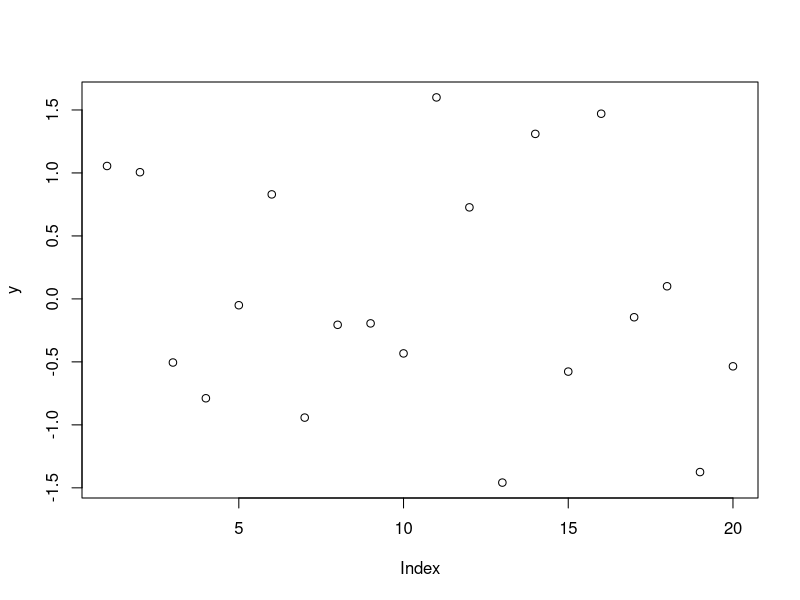
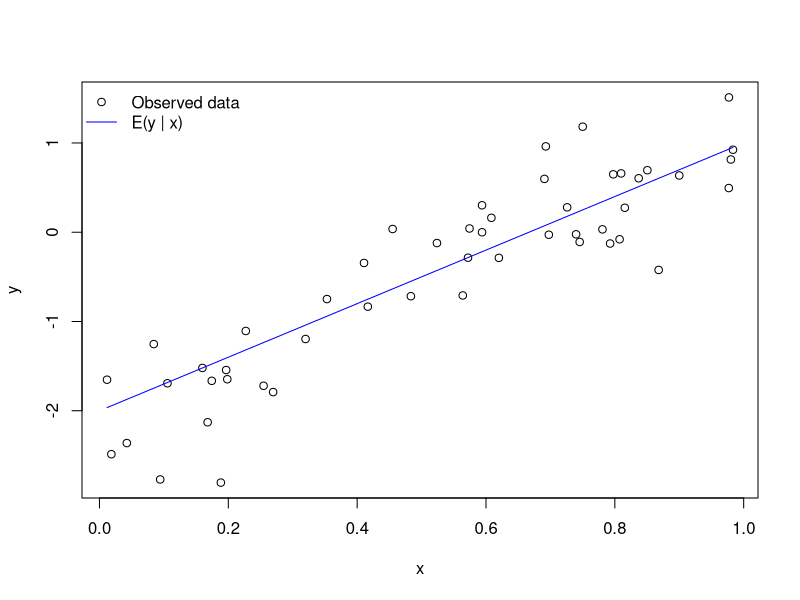
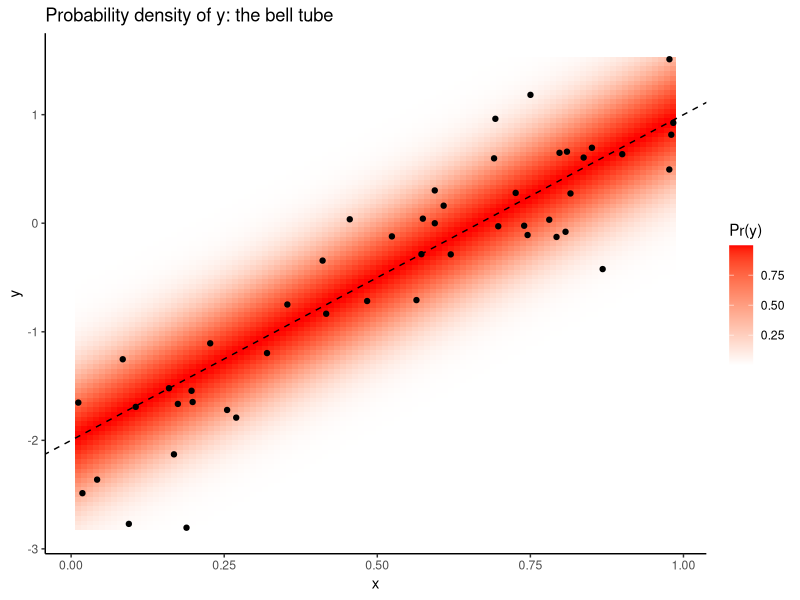
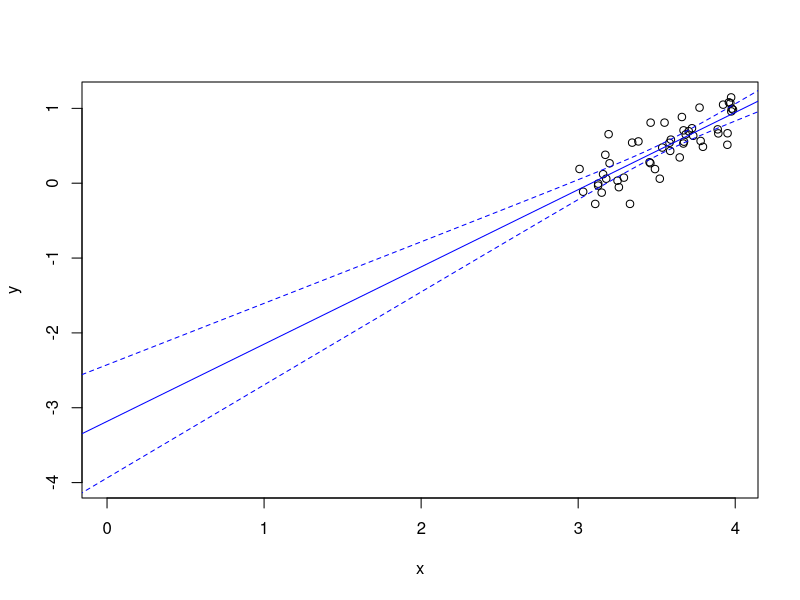
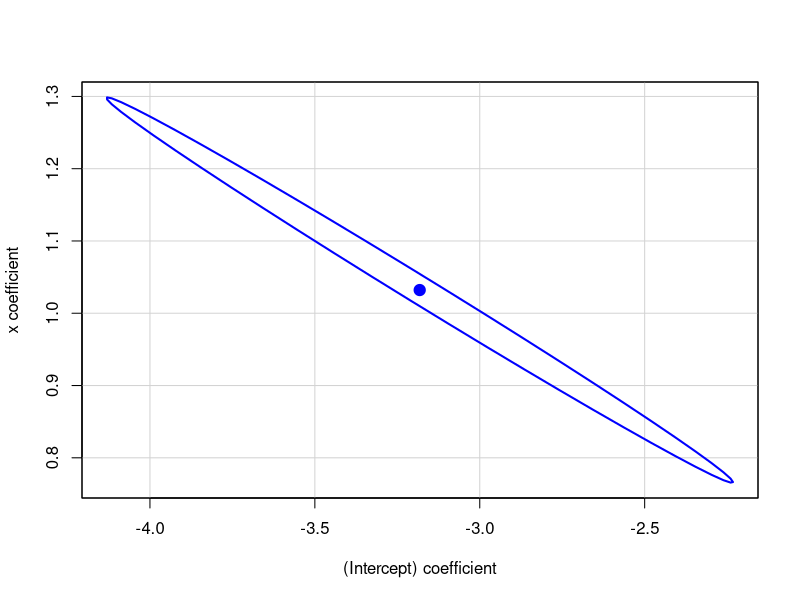
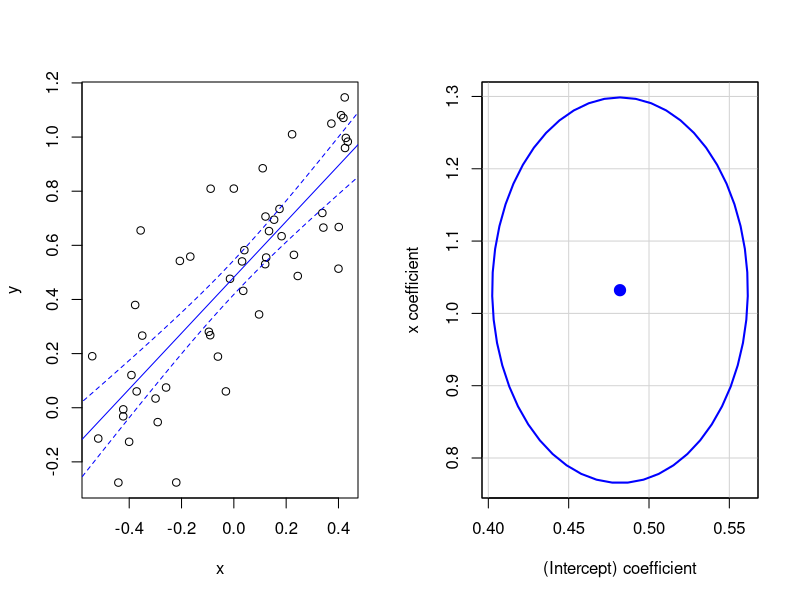
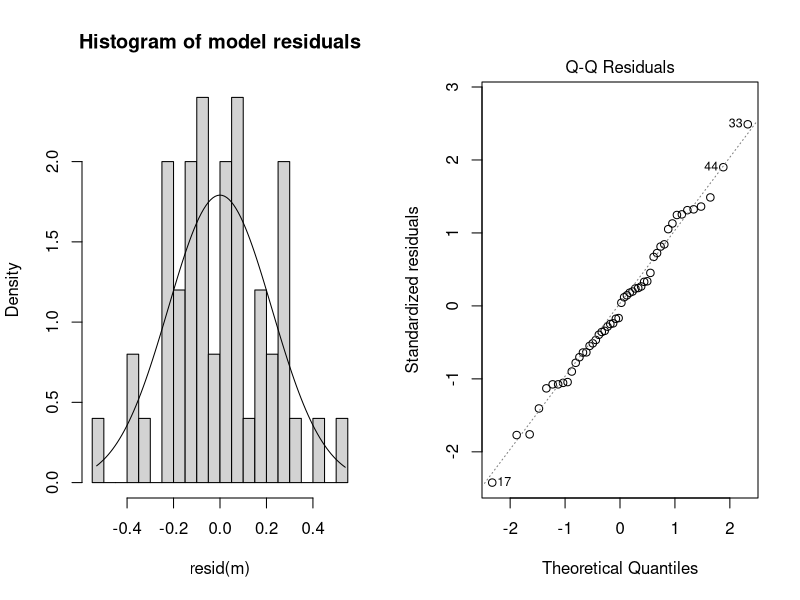
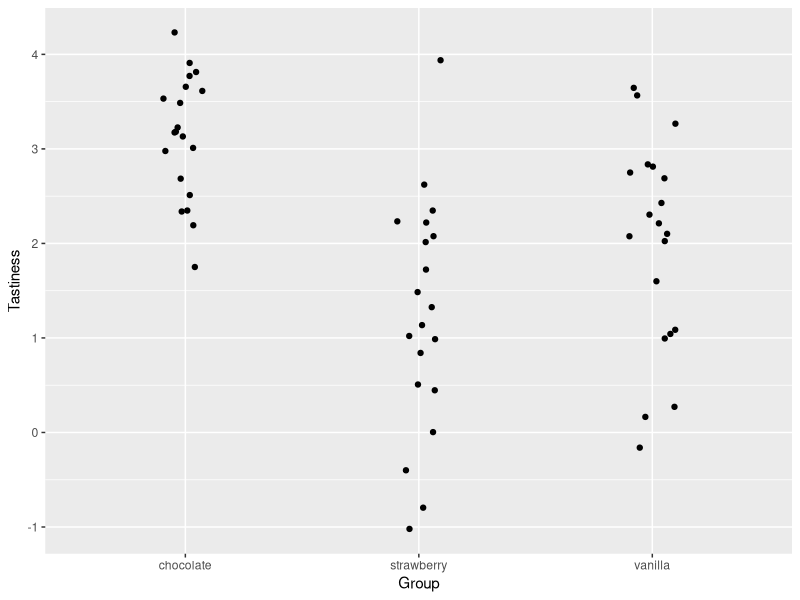

Reproduce these figures in R, in order. (Note: this script raises an error after producing the figures.)
## ---- chunk 1
# simulating a sample of y values from a normal distribution
y <- rnorm(20)
plot(y)
## ---- chunk 2
# fitting a model of the mean with lm
m <- lm(y ~ 1)
summary(m)
## ---- chunk 3
# simulate and plot x and y values
n <- 50
x <- runif(n)
alpha <- -2
beta <- 3
sigma <- .4
y <- rnorm(n, mean = alpha + beta * x, sd = sigma)
plot(x, y)

# add known mean function 
lines(x = x, y = alpha + beta * x, col='blue')
legend('topleft', 
       pch = c(1, NA), lty = c(NA, 1), 
       col = c('black', 'blue'), 
       legend = c('Observed data', 'E(y | x)'), 
       bty = 'n')
## ---- chunk 4
# show the probability density of y as a function of x
lo <- 100
yv <- seq(min(y), max(y), length.out = lo)
xv <- seq(min(x), max(x), length.out = lo)
g <- expand.grid(x = xv, y = yv)
g$py <- dnorm(g$y, alpha + beta * g$x, sigma)

sample_d <- data.frame(x = x, y = y)

library(ggplot2)
ggplot(g, aes(x=x, y=y)) + 
  geom_tile(aes(fill=py)) + 
  geom_point(data=sample_d) + 
  scale_fill_gradient2(name = "Pr(y)", high='red') + 
  theme_classic() + 
  geom_abline(intercept=alpha, slope=beta, linetype='dashed') + 
  ggtitle('Probability density of y: the bell tube')
## ---- chunk 5
m <- lm(y ~ x)
summary(m)
## ---- chunk 6

x <- runif(n)
alpha <- 0
beta <- 1
sigma <- .2
y <- rnorm(n, mean = alpha + beta * x, sd = sigma)
x <- x + 3
plot(x, y, xlim=c(0, max(x)), ylim=c(-4, max(y)))
m <- lm(y ~ x)
abline(m, col='blue')
px <- seq(-1, max(x) + 1, length.out=100)
py <- predict(m, list(x=px), se.fit=TRUE, interval='confidence')
lines(px, py$fit[, 'lwr'], lty=2, col='blue')
lines(px, py$fit[, 'upr'], lty=2, col='blue')
## ---- chunk 7
confint(m)
## ---- chunk 8
library(car)
confidenceEllipse(m)
## ---- chunk 9
par(mfrow=c(1, 2))
x <- x - mean(x)
m <- lm(y ~ x)
plot(x, y)
abline(m, col='blue')
px <- seq(min(x) - 1, max(x) + 1, length.out=100)
py <- predict(m, list(x=px), se.fit=TRUE, interval='confidence')
lines(px, py$fit[, 'lwr'], lty=2, col='blue')
lines(px, py$fit[, 'upr'], lty=2, col='blue')
confidenceEllipse(m)
## ---- chunk 10
hist(resid(m), breaks = 20, freq = F, 
     main = 'Histogram of model residuals')
curve_x <- seq(min(resid(m)), max(resid(m)), .01)
lines(curve_x, dnorm(curve_x, 0, summary(m)$sigma))
## ---- chunk 11
plot(m, 2)
## ---- chunk 12
# simulate and visualize data
n <- 60
x <- rep(c("chocolate", "strawberry", "vanilla"), length.out = n)
x <- factor(x)
sigma <- 1
mu_y <- c(chocolate = 3.352, strawberry = .93, vanilla = 1.5)
y <- rnorm(n, mu_y[x], sigma)

library(ggplot2)
ggplot(data.frame(x, y), aes(x, y)) + 
  geom_jitter(position = position_jitter(width=.1)) + 
  xlab('Group') + 
  ylab('Tastiness')
## ---- chunk 13
m <- lm(y ~ x)
summary(m)
## ---- chunk 14
m <- lm(y ~ 0 + x)
summary(m)
## ---- chunk 15
confint(m)
## ---- chunk 16
par(mfrow=c(2, 2))
plot(m)
## ---- chunk 17
n <- 50
x1 <- rnorm(n)
x2 <- rnorm(n)
beta <- rnorm(4)
sigma <- 1
X <- matrix(c(rep(1, n), x1, x2, x1 * x2), nrow=n)
mu_y <- X %*% beta
y <- rnorm(n, mu_y, sigma)
m <- lm(y ~ x1 * x2)
summary(m)
## ---- chunk 18
# visualizing the results in terms of the linear predictor
lo <- 40
x1seq <- seq(min(x1), max(x1), length.out = lo)
x2seq <- seq(min(x2), max(x2), length.out = lo)
g <- expand.grid(x1=x1seq, x2=x2seq)
g$e_y <- beta[1] + beta[2] * g$x1 + beta[3] * g$x2 + beta[4] * g$x1 * g$x2
ggplot(g, aes(x=x1, y=x2)) + 
  geom_tile(aes(fill=e_y)) + 
  stat_contour(aes(z=e_y), col='grey') + 
  scale_fill_gradient2() + 
  geom_point(data=data.frame(x1, x2))
## ---- chunk 19
library(effects)
plot(allEffects(m))
## ---- chunk 20
str(ToothGrowth)
ToothGrowth$dose <- factor(ToothGrowth$dose)
ggplot(ToothGrowth, aes(x=interaction(dose, supp), y=len)) + 
  geom_point()
## ---- chunk 21
library(dplyr)
ToothGrowth %>%
  group_by(dose, supp) %>%
  summarize(mean = mean(len), 
            sd = sd(len), 
            n = n())
## ---- chunk 22
m <- lm(len ~ dose * supp, data = ToothGrowth)
summary(m)
## ---- chunk 23
model.matrix(m)
## ---- chunk 24
cbind(model.matrix(m), ToothGrowth)
## ---- chunk 25
anova(m)
## ---- chunk 26
m2 <- lm(len ~ dose + supp, data = ToothGrowth)
AIC(m, m2)
## ---- chunk 27
plot(allEffects(m))
## ---- chunk 28
# construct a new data frame for predictions
g <- expand.grid(supp = levels(ToothGrowth$supp), 
                 dose = levels(ToothGrowth$dose))
p <- predict(m, g, interval = 'confidence', type='response')
predictions <- cbind(g, data.frame(p))

ggplot(ToothGrowth, aes(x=interaction(dose, supp), y=len)) + 
  geom_segment(data=predictions, 
               aes(y=lwr, yend=upr, 
                   xend=interaction(dose, supp)), col='red') + 
  geom_point(data=predictions, aes(y=fit), color='red', size=2, shape=2) + 
  geom_jitter(position = position_jitter(width=.1), shape=1) + 
  ylab("Length")
## ---- chunk 29
x1 <- rnorm(n)
x2 <- factor(sample(c('A', 'B'), n, replace=TRUE))

# generate slopes and intercepts for the first and second groups
a <- rnorm(2)
b <- rnorm(2)
sigma <- .4

X <- matrix(c(ifelse(x2 == 'A', 1, 0), 
              ifelse(x2 == 'B', 1, 0), 
              ifelse(x2 == 'A', x1, 0), 
              ifelse(x2 == 'B', x1, 0)
            ), nrow=n)

mu_y <- X %*% c(a, b)
y <- rnorm(n, mu_y, sigma)
plot(x1, y, col=x2, pch=19)
legend('topright', col=1:2, legend=c('Group A', 'Group B'), pch=19)
## ---- chunk 30
m <- lm(y ~ x1 * x2)
summary(m)
## ---- chunk 31
plot(x1, y, col=x2, pch=19)
legend('topright', col=1:2, legend=c('Group A', 'Group B'), pch=19)
abline(coef(m)[1], coef(m)[2])
abline(coef(m)[1] + coef(m)[3], coef(m)[2] + coef(m)[4], col='red')
